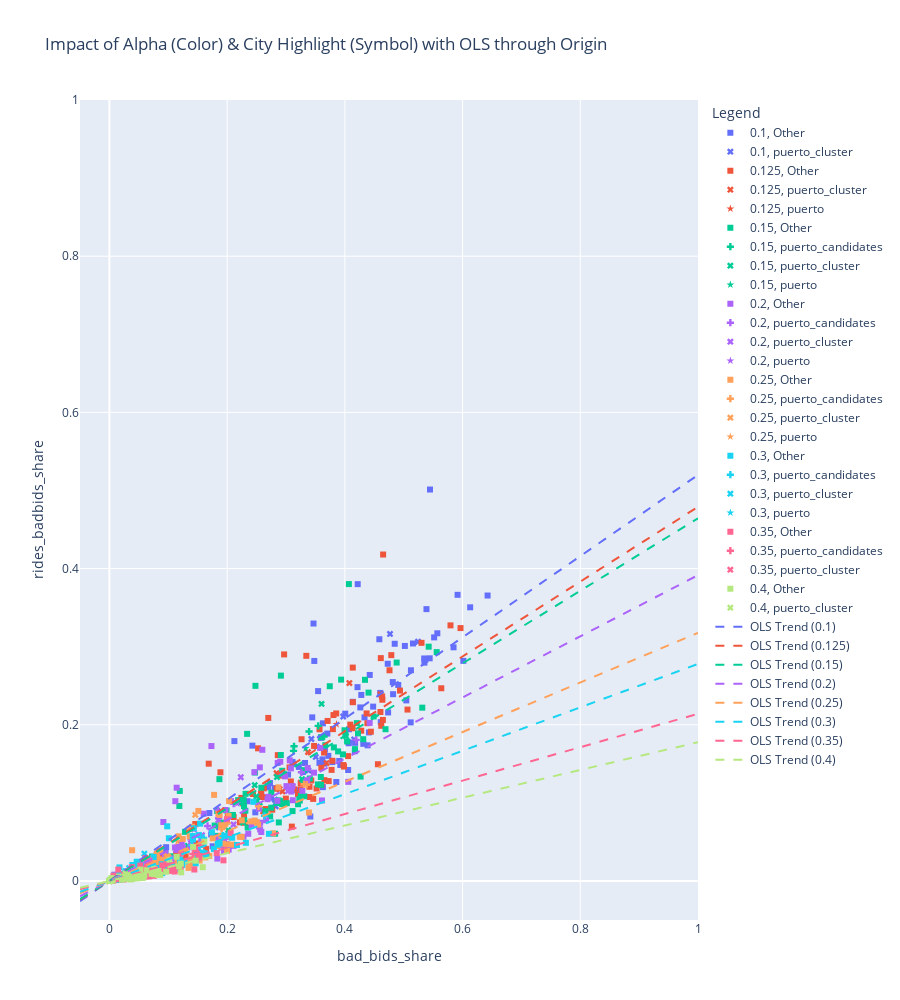

This figure's notebook cell:
### Code cell
df_filtered = result_df.copy()
df_filtered['alpha_value_str'] = df_filtered['alpha_value'].astype(str)

df_filtered['highlight_status'] = 'Other'
df_filtered.loc[puerto_candidates.index, 'highlight_status'] = 'puerto_candidates'
try:
    df_filtered.loc[puerto_candidates_refined.index, 'highlight_status'] = 'puerto_candidates_refined'
except:
    pass
df_filtered.loc[reference_points_data.index, 'highlight_status'] = 'puerto'

city_ids_for_puerto = [4180, 4271, 4236, 5504, 5548, 4240, 4258, 5512, 262, 228, 4227]
df_filtered.loc[df_filtered['city_id'].isin(city_ids_for_puerto), 'highlight_status'] = 'puerto_cluster'

df_filtered = df_filtered[df_filtered['rides_count'] >= MIN_COMPLETED_ORDERS].copy()

if df_filtered.empty:
    print(f"DataFrame пуст после фильтрации с MIN_COMPLETED_ORDERS = {MIN_COMPLETED_ORDERS}. График не будет построен.")
else:
    fig = px.scatter(df_filtered,
                     x='bad_bids_share',
                     y='rides_badbids_share',
                     color='alpha_value_str',
                     symbol='highlight_status',
                     symbol_map={
                         'puerto': 'star',
                         'puerto_candidates': 'cross'
                     },
                     hover_data=df_filtered.columns.tolist(),
                     title='Impact of Alpha (Color) & City Highlight (Symbol) with OLS through Origin',
                     labels={
                         'share_of_bad_bids': 'Share of Bad Bids',
                         'share_done_orders_with_bad_tender': 'Share of Completed Orders with Bad Tender',
                         'alpha_value_str': 'Alpha Value',
                         'highlight_status': 'City Status'
                     }
                    )

    alpha_color_map = {}
    for trace in fig.data:
        alpha_val_for_trace = trace.legendgroup
        if alpha_val_for_trace not in alpha_color_map:
            alpha_color_map[alpha_val_for_trace] = trace.marker.color
    print(alpha_color_map)

    unique_alpha_values = sorted(df_filtered['alpha_value_str'].unique())

    for current_alpha_str in unique_alpha_values:
        # Данные для OLS берутся по ВСЕМ точкам для текущего current_alpha_str
        group_data_for_ols = df_filtered[df_filtered['alpha_value_str'] == current_alpha_str]

        x_data = group_data_for_ols['bad_bids_share']
        y_data = group_data_for_ols['rides_badbids_share']

        valid_indices = x_data.notna() & y_data.notna()
        x_clean = x_data[valid_indices]
        y_clean = y_data[valid_indices]

        if len(x_clean) >= 2:
            try:
                model = sm.OLS(y_clean, x_clean)
                results = model.fit()

                if results.params.empty:
                    print(f"Предупреждение: Параметры OLS пусты для alpha_value_str = {current_alpha_str}.")
                    continue
                
                slope = results.params.iloc[0]

                if pd.notna(slope) and np.isfinite(slope):
                    x_range_for_line = np.array([-0.05, 1.0])
                    y_line = slope * x_range_for_line
                    
                    line_color = get_color_for_alpha(current_alpha_str, alpha_color_map)
                    if line_color is None:
                        print(f"Предупреждение: Цвет не найден для OLS alpha_value_str = {current_alpha_str}. Используется черный.")
                        line_color = 'rgba(0,0,0,0.5)'

                    fig.add_trace(go.Scatter(
                        x=x_range_for_line,
                        y=y_line,
                        mode='lines',
                        name=f'OLS Trend ({current_alpha_str})',
                        line=dict(color=line_color, width=2, dash='dash'),
                        legendgroup=f"group_{current_alpha_str}", 
                        showlegend=True
                    ))
                else:
                    print(f"Предупреждение: Наклон (slope) NaN/Inf для alpha_value_str = {current_alpha_str}.")
            except Exception as e:
                print(f"Ошибка OLS для alpha_value_str = {current_alpha_str}: {e}")
        else:
            print(f"Мало данных (нужно >= 2, есть {len(x_clean)}) для OLS alpha_value_str = {current_alpha_str}.")

    fig.update_layout(
        xaxis=dict(range=[-0.05, 1]),
        yaxis=dict(range=[-0.05, 1]),
        height=1000,
        legend_title_text="Legend"
    )

    fig.show()
